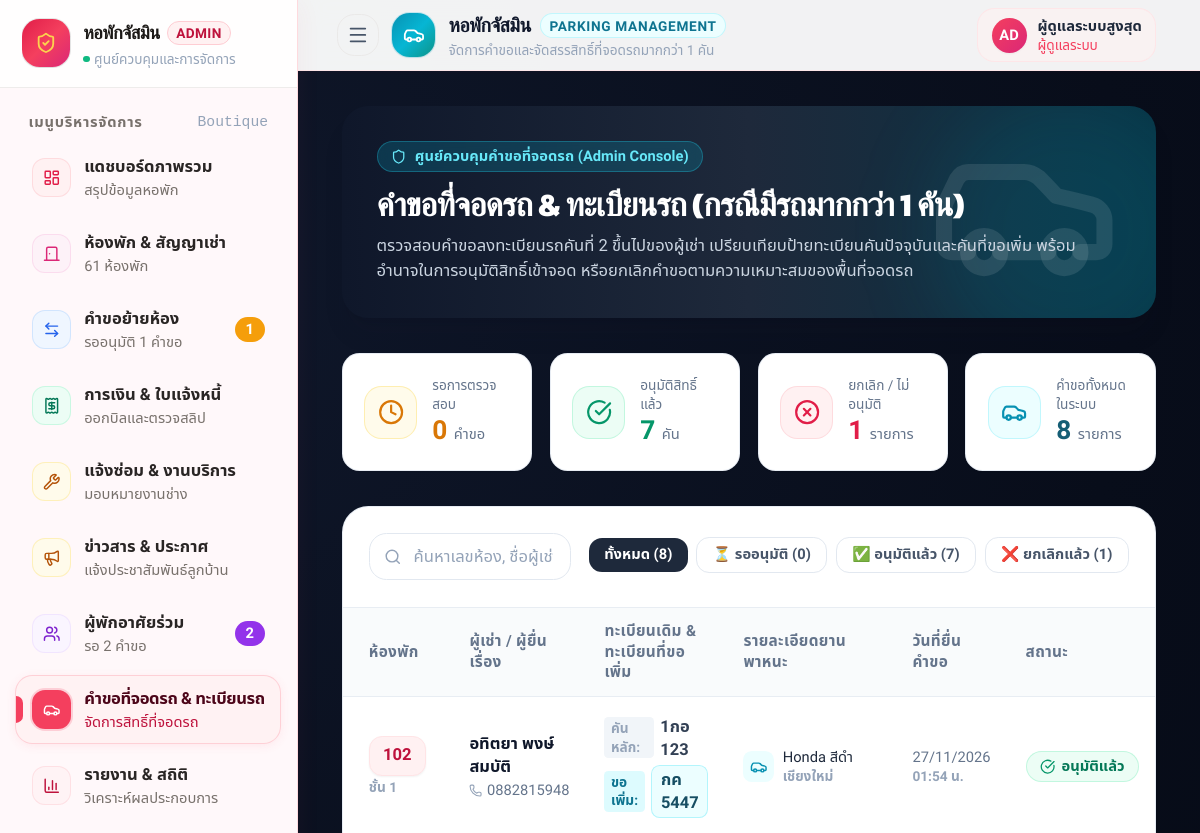
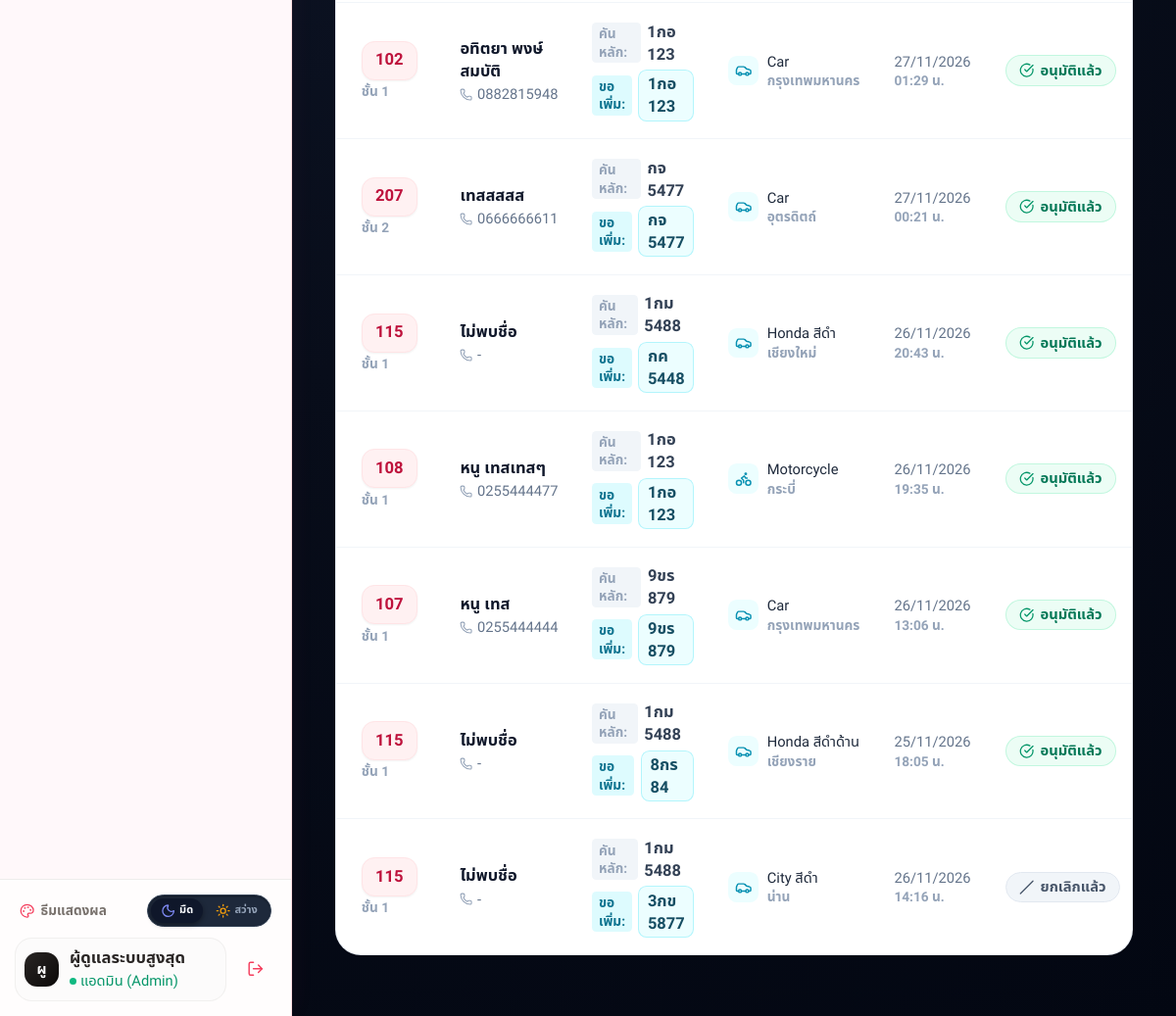
The page /admin_parking.php (signed in) on the database its author committed (2 pictures, top to bottom).
### tables this page shows
CREATE TABLE `parking_requests` (
  `id` int(11) NOT NULL AUTO_INCREMENT,
  `tenantId` int(11) NOT NULL,
  `roomId` int(11) NOT NULL,
  `currentPlate` varchar(50) NOT NULL,
  `additionalPlate` varchar(50) NOT NULL,
  `vehicleType` varchar(30) NOT NULL DEFAULT 'Car',
  `brandModel` varchar(100) DEFAULT NULL,
  `province` varchar(100) DEFAULT NULL,
  `vehicleImage` varchar(255) DEFAULT NULL,
  `reason` text DEFAULT NULL,
  `status` varchar(30) NOT NULL DEFAULT 'Pending',
  `adminRemark` text DEFAULT NULL,
  `cancelReason` text DEFAULT NULL,
  `approvedAt` datetime DEFAULT NULL,
  `cancelledAt` datetime DEFAULT NULL,
  `created_at` timestamp NOT NULL DEFAULT current_timestamp(),
  `updated_at` timestamp NOT NULL DEFAULT current_timestamp() ON UPDATE current_timestamp(),
  PRIMARY KEY (`id`),
  KEY `tenantId` (`tenantId`),
  KEY `roomId` (`roomId`),
  KEY `status` (`status`)
);

CREATE TABLE `room` (
  `roomId` int(11) NOT NULL AUTO_INCREMENT,
  `roomNumber` varchar(10) NOT NULL,
  `roomType` varchar(50) DEFAULT NULL,
  `floor` int(11) DEFAULT NULL,
  `rentPrice` decimal(10,2) NOT NULL,
  `status` varchar(20) DEFAULT 'Available',
  PRIMARY KEY (`roomId`),
  UNIQUE KEY `roomNumber` (`roomNumber`)
);

CREATE TABLE `user` (
  `userId` int(11) NOT NULL AUTO_INCREMENT,
  `username` varchar(50) NOT NULL,
  `password` varchar(255) NOT NULL,
  `fullName` varchar(100) NOT NULL,
  `phone` varchar(20) DEFAULT NULL,
  `email` varchar(100) DEFAULT NULL,
  `status` varchar(20) DEFAULT 'Active',
  `role` enum('Admin','Tenant','Technician','Cleaner') NOT NULL DEFAULT 'Tenant',
  `emergencyName` varchar(100) DEFAULT NULL,
  `emergencyPhone` varchar(20) DEFAULT NULL,
  `vehiclePlate` varchar(50) DEFAULT NULL,
  `idCard` varchar(20) DEFAULT NULL,
  `address` text DEFAULT NULL,
  `vehicleProvince` varchar(100) DEFAULT NULL,
  `vehicleType` varchar(30) DEFAULT 'Car',
  PRIMARY KEY (`userId`),
  UNIQUE KEY `username` (`username`)
);

### admin_parking.php (the view, shortened to what the rows shown need)
<?php
require_once 'includes/db_connect.php';
$requests = [];
try {
    $sql = "
        SELECT
            p.*,
            r.roomNumber,
            r.roomType,
            r.floor,
            u.fullName AS tenantName,
            u.phone AS tenantPhone,
            u.email AS tenantEmail,
            l.leaseId,
            l.startDate AS leaseStartDate,
            l.endDate AS leaseEndDate
        FROM parking_requests p
        LEFT JOIN Room r ON p.roomId = r.roomId
        LEFT JOIN User u ON p.tenantId = u.userId
        LEFT JOIN Lease l ON p.tenantId = l.tenantId AND l.status = 'Active'
        ORDER BY FIELD(p.status, 'Pending', 'Approved', 'Cancelled', 'Rejected'), p.id DESC
    ";
    $stmt = $conn->query($sql);
    if ($stmt) {
        $requests = $stmt->fetchAll(PDO::FETCH_ASSOC);
    }
} catch(PDOException $e) {}
?>
<!DOCTYPE html>
<html lang="th">
<head>
  <script src="https://cdn.tailwindcss.com"></script>
</head>
<body class="min-h-screen flex flex-col antialiased selection:bg-rose-500 selection:text-white bg-[#FAF9F6] text-slate-800">
  <main class="flex-grow max-w-7xl w-full mx-auto px-4 sm:px-6 lg:px-8 py-6 sm:py-8">
    <div class="bg-gradient-to-r from-slate-900 via-slate-800 to-cyan-950 rounded-3xl p-6 sm:p-8 text-white shadow-xl shadow-slate-900/10 mb-8 relative overflow-hidden">
      <div class="relative z-10 max-w-2xl">
        <h1 class="font-display text-2xl sm:text-3xl font-bold tracking-tight text-white mb-2">
          คำขอที่จอดรถ & ทะเบียนรถ (กรณีมีรถมากกว่า 1 คัน)
        </h1>
      </div>
    </div>
    <div class="bg-white rounded-3xl border border-slate-200/80 shadow-sm overflow-hidden mb-6">
      <div class="overflow-x-auto">
        <table class="w-full text-left border-collapse" id="adminTable">
          <thead>
            <tr class="border-y border-slate-200/70 bg-slate-50/80 text-[11px] font-bold text-slate-500 uppercase tracking-wider">
              <th class="py-3 px-4 sm:px-6">ห้องพัก</th>
              <th class="py-3 px-4">ผู้เช่า / ผู้ยื่นเรื่อง</th>
              <th class="py-3 px-4">ทะเบียนเดิม & ทะเบียนที่ขอเพิ่ม</th>
              <th class="py-3 px-4">รายละเอียดยานพาหนะ</th>
              <th class="py-3 px-4">วันที่ยื่นคำขอ</th>
              <th class="py-3 px-4">สถานะ</th>
            </tr>
          </thead>
          <tbody class="divide-y divide-slate-100 text-xs sm:text-sm" id="adminTableBody">
            <?php if (empty($requests)): ?>
              <tr>
                <td colspan="7" class="py-12 text-center text-slate-400">
                  <div class="w-14 h-14 rounded-full bg-slate-100 text-slate-400 flex items-center justify-center mx-auto mb-2">
                    <i data-lucide="car" class="w-7 h-7"></i>
                  </div>
                  <p class="font-medium">ยังไม่มีคำขอที่จอดรถในระบบ</p>
                </td>
              </tr>
            <?php else: ?>
              <?php foreach ($requests as $r):
                $status = $r['status'];
                $statusBadge = '';
                if ($status === 'Pending') {
                    $statusBadge = '<span class="inline-flex items-center gap-1.5 px-3 py-1 rounded-full text-xs font-bold bg-amber-50 text-amber-700 border border-amber-200/60"><span class="w-2 h-2 rounded-full bg-amber-500 animate-pulse"></span> รอตรวจสอบ</span>';
                } elseif ($status === 'Approved') {
                    $statusBadge = '<span class="inline-flex items-center gap-1.5 px-3 py-1 rounded-full text-xs font-bold bg-emerald-50 text-emerald-700 border border-emerald-200/60"><i data-lucide="check-circle" class="w-3.5 h-3.5 text-emerald-600"></i> อนุมัติแล้ว</span>';
                } elseif ($status === 'Cancelled') {
                    $statusBadge = '<span class="inline-flex items-center gap-1.5 px-3 py-1 rounded-full text-xs font-bold bg-slate-100 text-slate-600 border border-slate-200"><i data-lucide="slash" class="w-3.5 h-3.5"></i> ยกเลิกแล้ว</span>';
                } elseif ($status === 'Rejected') {
                    $statusBadge = '<span class="inline-flex items-center gap-1.5 px-3 py-1 rounded-full text-xs font-bold bg-rose-50 text-rose-700 border border-rose-200/60"><i data-lucide="x-circle" class="w-3.5 h-3.5"></i> ปฏิเสธ</span>';
                }
                $vIcon = 'car';
                if ($r['vehicleType'] === 'Motorcycle') $vIcon = 'bike';
                elseif ($r['vehicleType'] === 'EV') $vIcon = 'zap';
                $searchContent = strtolower(($r['roomNumber'] ?? '') . ' ' . ($r['tenantName'] ?? '') . ' ' . ($r['tenantPhone'] ?? '') . ' ' . ($r['currentPlate'] ?? '') . ' ' . ($r['additionalPlate'] ?? '') . ' ' . ($r['province'] ?? '') . ' ' . ($r['brandModel'] ?? ''));
              ?>
                <tr class="hover:bg-slate-50/70 transition admin-row cursor-pointer"
                    data-status="<?php echo htmlspecialchars($status); ?>"
                    data-search="<?php echo htmlspecialchars($searchContent); ?>"
                    onclick="if(!event.target.closest('button') && !event.target.closest('a') && !event.target.closest('form')) openAdminModal(<?php echo htmlspecialchars(json_encode($r), ENT_QUOTES, 'UTF-8'); ?>)">
                  <td class="py-4 px-4 sm:px-6">
                    <div class="inline-flex items-center justify-center px-3 py-1.5 rounded-xl bg-rose-50 border border-rose-100 text-rose-700 font-extrabold text-sm shadow-sm">
                      <?php echo htmlspecialchars($r['roomNumber'] ?? '-'); ?>
                    </div>
                    <?php if(!empty($r['floor'])): ?>
                      <div class="text-[10px] text-slate-400 mt-0.5">ชั้น <?php echo htmlspecialchars($r['floor']); ?></div>
                    <?php endif; ?>
                  </td>
                  <td class="py-4 px-4">
                    <div class="font-bold text-slate-900"><?php echo htmlspecialchars($r['tenantName'] ?? 'ไม่พบชื่อ'); ?></div>
                    <div class="text-xs text-slate-500 flex items-center gap-1 mt-0.5">
                      <i data-lucide="phone" class="w-3 h-3 text-slate-400"></i> <?php echo htmlspecialchars($r['tenantPhone'] ?? '-'); ?>
                    </div>
                  </td>
                  <td class="py-4 px-4">
                    <div class="space-y-1">
                      <div class="flex items-center gap-1.5">
                        <span class="text-[10px] font-semibold text-slate-400 bg-slate-100 px-1.5 py-0.5 rounded">คันหลัก:</span>
                        <span class="font-bold text-slate-700"><?php echo htmlspecialchars($r['currentPlate']); ?></span>
                      </div>
                      <div class="flex items-center gap-1.5">
                        <span class="text-[10px] font-bold text-cyan-700 bg-cyan-100/70 px-1.5 py-0.5 rounded">ขอเพิ่ม:</span>
                        <span class="font-extrabold text-cyan-900 bg-cyan-50 border border-cyan-200/80 px-2 py-0.5 rounded-lg"><?php echo htmlspecialchars($r['additionalPlate']); ?></span>
                      </div>
                    </div>
                  </td>
                  <td class="py-4 px-4">
                    <div class="flex items-center gap-2">
                      <div class="w-7 h-7 rounded-lg bg-cyan-50 text-cyan-600 flex items-center justify-center shrink-0">
                        <i data-lucide="<?php echo $vIcon; ?>" class="w-4 h-4"></i>
                      </div>
                      <div>
                        <div class="font-medium text-slate-800 text-xs"><?php echo htmlspecialchars($r['brandModel'] ?: $r['vehicleType']); ?></div>
                        <div class="text-[11px] text-slate-400"><?php echo htmlspecialchars($r['province'] ?? '-'); ?></div>
                      </div>
                    </div>
                  </td>
                  <td class="py-4 px-4 text-xs text-slate-500 whitespace-nowrap">
                    <div><?php echo date('d/m/Y', strtotime($r['created_at'])); ?></div>
                    <div class="text-[10px] text-slate-400"><?php echo date('H:i น.', strtotime($r['created_at'])); ?></div>
                  </td>
                  <td class="py-4 px-4 whitespace-nowrap">
                    <?php echo $statusBadge; ?>
                  </td>
                </tr>
              <?php endforeach; ?>
            <?php endif; ?>
          </tbody>
        </table>
      </div>
    </div>
  </main>
</body>
</html>

### rows shown on the page
parking_requests: roomId.roomNumber "102", roomId.floor "1", user.fullName "อทิตยา พงษ์สมบัติ", user.phone "0882815948", currentPlate "1กอ 123", additionalPlate "กค 5447", brandModel "Honda สีดำ", province "เชียงใหม่", created_at "27/11/2026", created_at "01:54 น.", status "Approved" (drawn)
parking_requests: roomId.roomNumber "102", roomId.floor "1", user.fullName "อทิตยา พงษ์สมบัติ", user.phone "0882815948", currentPlate "1กอ 123", additionalPlate "1กอ 123", vehicleType "Car", province "กรุงเทพมหานคร", created_at "27/11/2026", created_at "01:29 น.", status "Approved" (drawn)
parking_requests: roomId.roomNumber "207", roomId.floor "2", user.fullName "เทสสสสส", user.phone "0666666611", currentPlate "กจ 5477", additionalPlate "กจ 5477", vehicleType "Car", province "อุตรดิตถ์", created_at "27/11/2026", created_at "00:21 น.", status "Approved" (drawn)
parking_requests: roomId.roomNumber "115", roomId.floor "1", tenantName "ไม่พบชื่อ", tenantPhone "-", currentPlate "1กม 5488", additionalPlate "กค 5448", brandModel "Honda สีดำ", province "เชียงใหม่", created_at "26/11/2026", created_at "20:43 น.", status "Approved" (drawn)
parking_requests: roomId.roomNumber "108", roomId.floor "1", user.fullName "หนู เทสเทสๆ", user.phone "0255444477", currentPlate "1กอ 123", additionalPlate "1กอ 123", vehicleType "Motorcycle", province "กระบี่", created_at "26/11/2026", created_at "19:35 น.", status "Approved" (drawn)
parking_requests: roomId.roomNumber "107", roomId.floor "1", user.fullName "หนู เทส", user.phone "0255444444", currentPlate "9ขร 879", additionalPlate "9ขร 879", vehicleType "Car", province "กรุงเทพมหานคร", created_at "26/11/2026", created_at "13:06 น.", status "Approved" (drawn)
parking_requests: roomId.roomNumber "115", roomId.floor "1", tenantName "ไม่พบชื่อ", tenantPhone "-", currentPlate "1กม 5488", additionalPlate "8กร 84", brandModel "Honda สีดำด้าน", province "เชียงราย", created_at "25/11/2026", created_at "18:05 น.", status "Approved" (drawn)
parking_requests: roomId.roomNumber "115", roomId.floor "1", tenantName "ไม่พบชื่อ", tenantPhone "-", currentPlate "1กม 5488", additionalPlate "3กข 5877", brandModel "City สีดำ", province "น่าน", created_at "26/11/2026", created_at "14:16 น.", status "Cancelled" (drawn)

### other values the page prints
$item['title'] "แดชบอร์ดภาพรวม"
$item['subtitle'] "สรุปข้อมูลหอพัก"
$item['title'] "ห้องพัก & สัญญาเช่า"
$item['subtitle'] "61 ห้องพัก"
$item['title'] "คำขอย้ายห้อง"
$item['subtitle'] "รออนุมัติ 1 คำขอ"
$badgeCount "1"
$item['title'] "การเงิน & ใบแจ้งหนี้"
$item['subtitle'] "ออกบิลและตรวจสลิป"
$item['title'] "แจ้งซ่อม & งานบริการ"
$item['subtitle'] "มอบหมายงานช่าง"
$item['title'] "ข่าวสาร & ประกาศ"
$item['subtitle'] "แจ้งประชาสัมพันธ์ลูกบ้าน"
$item['title'] "ผู้พักอาศัยร่วม"
$item['subtitle'] "รอ 2 คำขอ"
